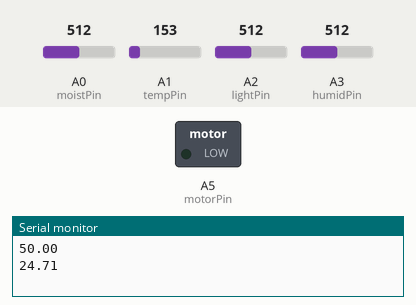
This sketch was run on a simulated Arduino Uno, built with avr-gcc and run on an emulated ATmega328P. Parts: switched loads named in the sketch (green lamp = pin HIGH), the last lines printed to the serial monitor. The test bench sets the inputs (shaded band); at power-on: A0 (moistPin) = 512, A1 (tempPin) = 153, A2 (lightPin) = 512, A3 (humidPin) = 512.

Above: at 1.5 s.
At 66.2 s:
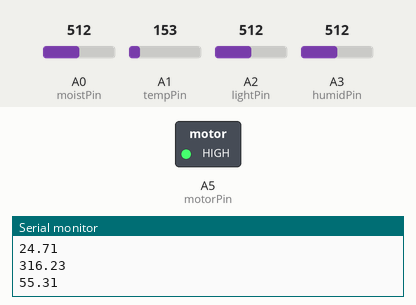
Timing chart, 0 to 81.9 s (numbered marks = the images above):
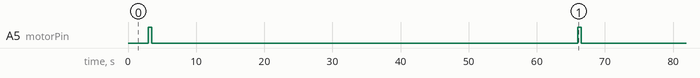

The sketch:

demo.ino
```cpp
int moistPin = A0;
int tempPin = A1;
int lightPin = A2;
int humidPin = A3;
int motorPin = A5;
float moist = 0.0;
float temp = 0.0;
float light = 0.0;
float humid = 0.0;
int waterFlag=0;
float dryAmount=72.0;
float hydrateAmount=45.0;
int boardID = 1;

void setup(){
  // put your setup code here, to run once:
  Serial.begin(9600);
  pinMode(moistPin, INPUT);//moisture
  pinMode(tempPin, INPUT);//temp
  pinMode(lightPin, INPUT);//light
  pinMode(humidPin, INPUT);//humid
  pinMode(motorPin, OUTPUT);//motor
}//end setup

void loop(){
  // put your main code here, to run repeatedly:
  //reset values to 0 to ensure that data being transmitted is new data (for testing purposes)
  moist = 0.0;
  temp = 0.0;
  light = 0.0;
  humid = 0.0;
  waterFlag = 0;

  //read data from pins and store into temp memory
  moist = analogRead(moistPin);
  moist = ((moist*0.9765625)/10);//convert value ranging from 0-1023 to a number between 0-99

  temp = analogRead(tempPin);
  temp=((((temp*5)/1024)-0.5)*100);//https://learn.adafruit.com/tmp36-temperature-sensor/using-a-temp-sensor

  humid = humidConv(temp);

  light = lightConv();

  Serial.println(moist);
  delay(1000);
  Serial.println(temp);
  delay(1000);
  Serial.println(light);
  delay(1000);
  Serial.println(humid);

  //watering if soil moisture is lower than allowed dry amount

  if(moist<=hydrateAmount)
  {
    digitalWrite(motorPin,HIGH);
        delay(2000);
        digitalWrite(motorPin,LOW);
        waterFlag=1;
        delay(58000);
  }

  if((moist<=dryAmount)&&(waterFlag==0))
  {
        digitalWrite(motorPin,HIGH);
        delay(500);
    //delay(500);
        digitalWrite(motorPin,LOW);
                delay(59500);
        waterFlag=2;
   }

   if(waterFlag==0)
   {
      delay(60000);
   }
}

//https://learn.adafruit.com/adafruit-ga1a12s202-log-scale-analog-light-sensor/use-it
float lightConv()
{
  float rawRange = 1024;
  float logRange = 5.0;
  float data=0.0;
  float value=0.0;
  int raw=0;

  analogReference(EXTERNAL);
  for (int x=0;x<10;x++)
  {
    raw=analogRead(lightPin);
  }
   value = (raw*logRange/rawRange);
   data=pow(10,value);

  analogReference(DEFAULT);

  for(int x=0;x<10;x++)
  {
    raw=analogRead(lightPin);
  }

  return data;

}
float humidConv(float temp)//http://bildr.org/2012/11/hih4030-arduino/
{
    int raw = analogRead(humidPin);
    float supplyVolt=5.0;
    float voltage = raw/1023.0*supplyVolt;
    float sensorRH = 161.0*voltage/supplyVolt - 25.8;
    float trueRH = sensorRH/(1.0546 - 0.0026*temp);

    return trueRH;
}
```

Measured:
- by itself, A5 (motorPin): alternates HIGH for 0.50 s and LOW for 62.5 s
